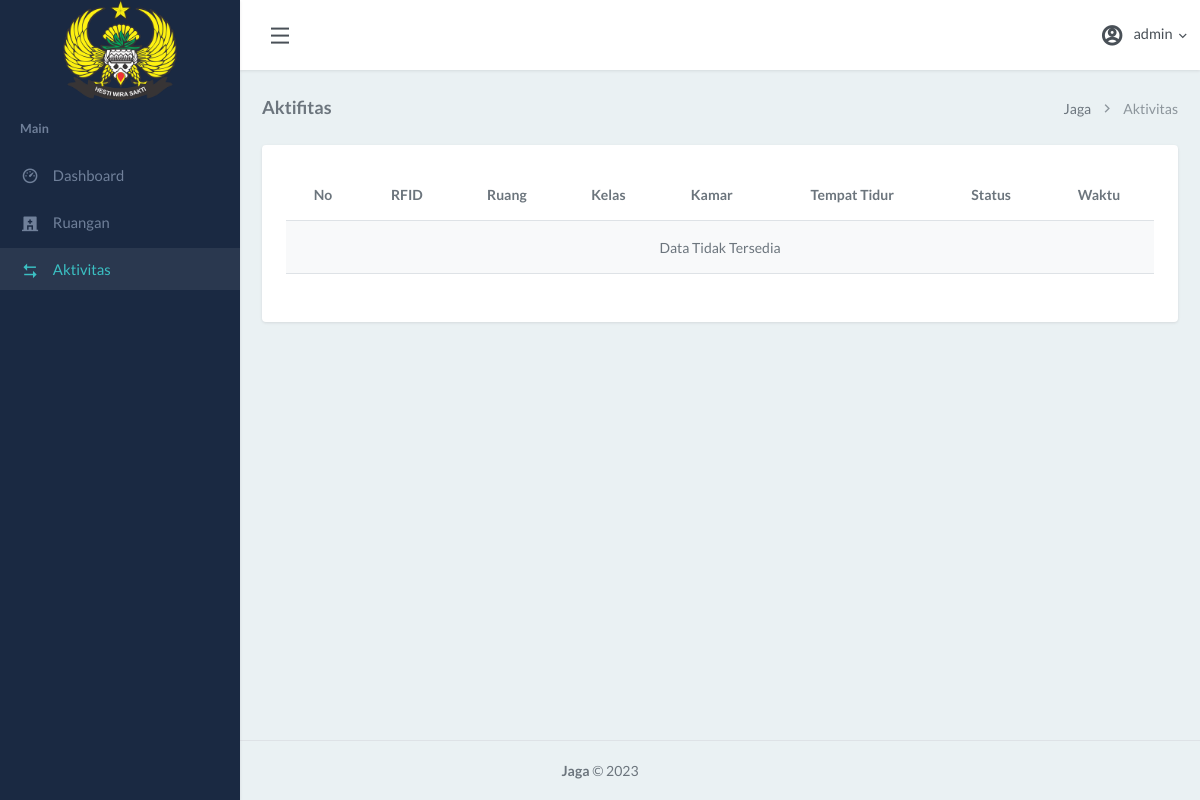
Before: /admin/aktivitas.php (signed in) with the older database file.
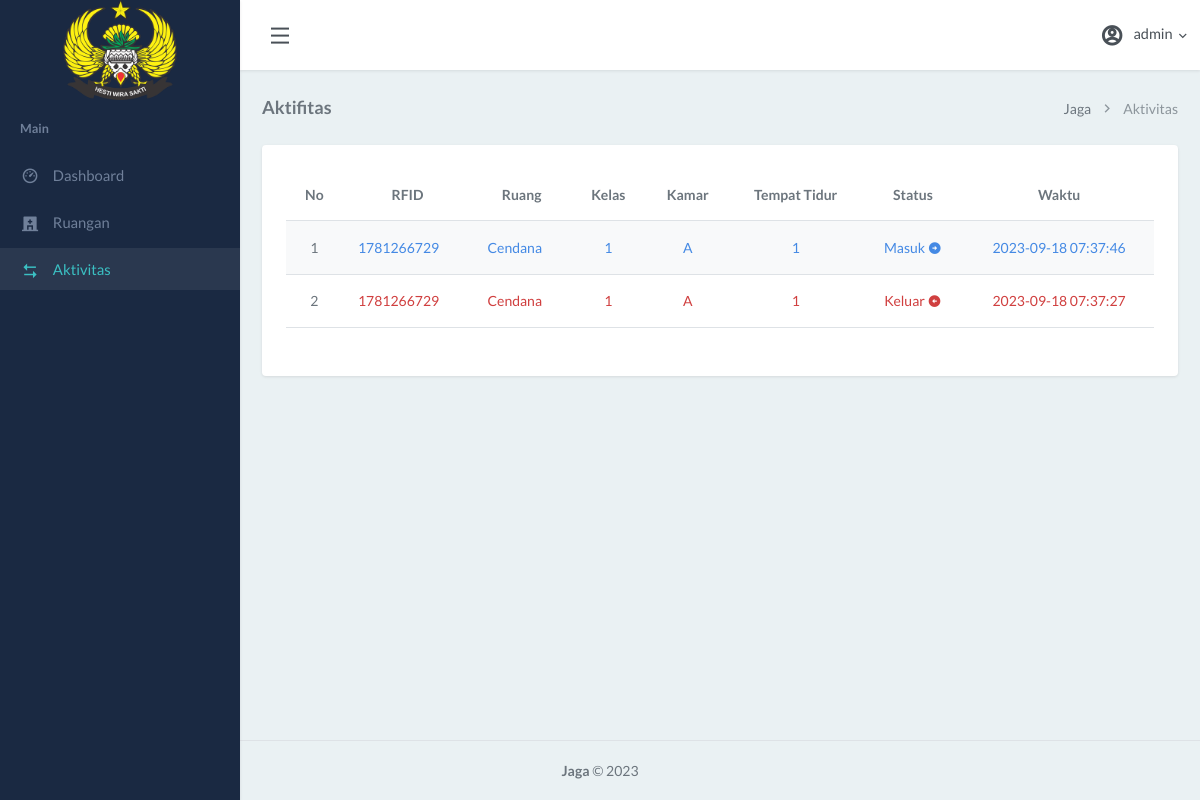
After: the same page with the newer database file.
### tables this page shows
CREATE TABLE `aktivitas` (
  `id` int(11) NOT NULL,
  `rfid` int(11) NOT NULL,
  `status` varchar(20) NOT NULL,
  `waktu` timestamp NOT NULL DEFAULT current_timestamp() ON UPDATE current_timestamp()
);

CREATE TABLE `ruangan` (
  `rfid` int(11) NOT NULL,
  `nama_ruang` varchar(50) NOT NULL,
  `kelas` varchar(10) NOT NULL,
  `kamar` varchar(10) NOT NULL,
  `tempat_tidur` varchar(10) NOT NULL
);

### admin/aktivitas.php (the view)
<?php include 'layout/header.php'; ?>
<div class="content-page">
    <div class="content">
        <div class="container-fluid">
            <div class="row">
                <div class="col-12">
                    <div class="page-title-box">
                        <div class="page-title-right">
                            <ol class="breadcrumb m-0">
                                <li class="breadcrumb-item"><a href="javascript: void(0);">Jaga</a></li>
                                <li class="breadcrumb-item active">Aktivitas</li>
                            </ol>
                        </div>
                        <h4 class="page-title">Aktifitas</h4>
                    </div>
                </div>
            </div>
            <div class="row">
                <div class="col-12">
                    <div class="card">
                        <div class="card-body">
                            <table id="datatable-buttons" class="table table-striped dt-responsive nowrap w-100">
                                <thead>
                                    <tr class="text-center">
                                        <th>No</th>
                                        <th>RFID</th>
                                        <th>Ruang</th>
                                        <th>Kelas</th>
                                        <th>Kamar</th>
                                        <th>Tempat Tidur</th>
                                        <th>Status</th>
                                        <th>Waktu</th>
                                    </tr>
                                </thead>
                                <tbody>
                                    <?php
                                    include '../config/koneksi.php';
                                    $query = mysqli_query($conn, "SELECT * FROM aktivitas INNER JOIN ruangan ON aktivitas.rfid = ruangan.rfid ORDER BY id DESC");
                                    $no = 1;
                                    if ($query->num_rows > 0) {
                                        while ($row = $query->fetch_assoc()) {
                                    ?>
                                            <tr>
                                                <td class="text-center"><?= $no++ ?></td>
                                                <td class="<?= $row['status'] == 'masuk' ? 'text-success' : 'text-danger' ?>"><?= $row['rfid'] ?></td>
                                                <td class="<?= $row['status'] == 'masuk' ? 'text-success' : 'text-danger' ?>"><?= ucwords($row['nama_ruang']) ?></td>
                                                <td class=" text-center <?= $row['status'] == 'masuk' ? 'text-success' : 'text-danger' ?>"> <?= $row['kelas'] ?></td>
                                                <td class="text-center <?= $row['status'] == 'masuk' ? 'text-success' : 'text-danger' ?>"><?= $row['kamar'] ?></td>
                                                <td class="text-center <?= $row['status'] == 'masuk' ? 'text-success' : 'text-danger' ?>"><?= $row['tempat_tidur'] ?></td>
                                                <td class="text-center <?= $row['status'] == 'masuk' ? 'text-success' : 'text-danger' ?>"><?= ucwords($row['status']) ?> <i class="<?= $row['status'] == 'masuk' ? 'ri-arrow-right-circle-fill' : 'ri-arrow-left-circle-fill' ?>"></i></td>
                                                <td class="text-center <?= $row['status'] == 'masuk' ? 'text-success' : 'text-danger' ?>"><?= $row['waktu'] ?></td>
                                            </tr>
                                        <?php
                                        }
                                    } else {
                                        ?>
                                        <tr>
                                            <td colspan="8" class="text-center"> Data Tidak Tersedia</td>
                                        </tr>
                                    <?php
                                    }
                                    ?>
                                </tbody>
                            </table>
                        </div>
                    </div>
                </div>
            </div>
        </div>
    </div>
</div>
<?php include 'layout/footer.php'; ?>

### admin/layout/header.php (shortened to what this page needs)
<!DOCTYPE html>
<html lang="en">
<head>
    <link href="../assets/vendor/datatables.net-bs5/css/dataTables.bootstrap5.min.css" rel="stylesheet" type="text/css" />
    <link href="../assets/vendor/datatables.net-responsive-bs5/css/responsive.bootstrap5.min.css" rel="stylesheet" type="text/css" />
    <link href="../assets/vendor/datatables.net-fixedcolumns-bs5/css/fixedColumns.bootstrap5.min.css" rel="stylesheet" type="text/css" />
    <link href="../assets/vendor/datatables.net-fixedheader-bs5/css/fixedHeader.bootstrap5.min.css" rel="stylesheet" type="text/css" />
    <link href="../assets/vendor/datatables.net-buttons-bs5/css/buttons.bootstrap5.min.css" rel="stylesheet" type="text/css" />
    <link href="../assets/vendor/datatables.net-select-bs5/css/select.bootstrap5.min.css" rel="stylesheet" type="text/css" />
    <link href="../assets/css/app.min.css" rel="stylesheet" type="text/css" id="app-style" />
    <link href="../assets/css/icons.min.css" rel="stylesheet" type="text/css" />
</head>
<body>
    <div class="wrapper">
        <div class="navbar-custom">
            <div class="topbar container-fluid">
                <div class="d-flex align-items-center gap-1">
                    <button class="button-toggle-menu">
                        <i class="ri-menu-line"></i>
                    </button>
                </div>
                <ul class="topbar-menu d-flex align-items-center gap-3">
                    <li class="dropdown">
                        <a class="nav-link dropdown-toggle arrow-none nav-user" data-bs-toggle="dropdown" href="#" role="button" aria-haspopup="false" aria-expanded="false">
                            <span class="account-user-avatar">
                                <h3 class="pt-2"><i class="ri-account-circle-line"></i></h3>
                            </span>
                            <span class="d-lg-block d-none">
                                <h5 class="my-0 fw-normal"><?= $_SESSION['username'] ?> <i class="ri-arrow-down-s-line d-none d-sm-inline-block align-middle"></i></h5>
                            </span>
                        </a>
                    </li>
                </ul>
            </div>
        </div>
        <?php include 'sidebar.php'; ?>

### admin/layout/sidebar.php (shortened to what this page needs)
<div class="leftside-menu">
    <a href="index.html" class="logo logo-light">
        <span class="logo-lg">
            <img src="../assets/images/hesti.png" alt="logo" style="height:100px">
        </span>
    </a>
    <div class="h-100" id="leftside-menu-container" data-simplebar>
        <ul class="side-nav">
            <li class="side-nav-title">Main</li>
            <li class="side-nav-item">
                <a href="./index.php" class="side-nav-link">
                    <i class="ri-dashboard-3-line"></i>
                    <span> Dashboard </span>
                </a>
            </li>
            <li class="side-nav-item">
                <a href="./ruangan.php" class="side-nav-link">
                    <i class="ri-hospital-fill"></i>
                    <span> Ruangan </span>
                </a>
            </li>
            <li class="side-nav-item">
                <a href="./aktivitas.php" class="side-nav-link">
                    <i class="ri-arrow-left-right-fill"></i>
                    <span> Aktivitas </span>
                </a>
            </li>
        </ul>
    </div>
</div>

### admin/layout/footer.php (shortened to what this page needs)
<footer class="footer">
    <div class="container-fluid">
        <div class="row">
            <div class="col-12 text-center">
                <b>Jaga</b> ©
            </div>
        </div>
    </div>
</footer>
</div>
</body>
</html>

Changed rows visible on the page:
added aktivitas: rfid.rfid "1781266729", rfid.nama_ruang "Cendana", rfid.kelas "1", rfid.kamar "A", rfid.tempat_tidur "1", status "Masuk", waktu "2023-09-18 07:37:46"
added aktivitas: rfid.rfid "1781266729", rfid.nama_ruang "Cendana", rfid.kelas "1", rfid.kamar "A", rfid.tempat_tidur "1", status "Keluar", waktu "2023-09-18 07:37:27"
Other visible differences:
text no longer shown: "Data Tidak Tersedia"
